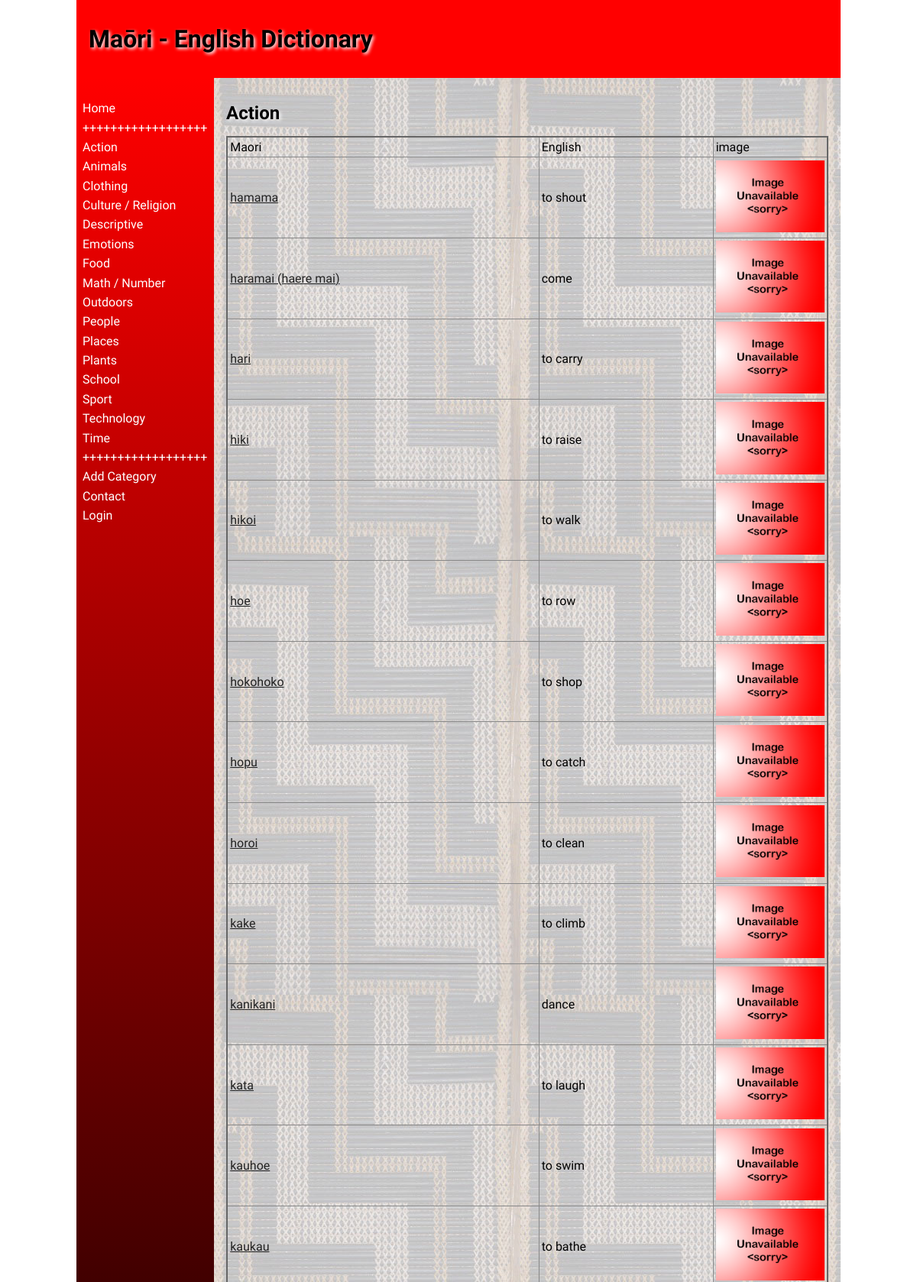
Page /category/1 (upper part) on the committed database.
### tables this page shows
CREATE TABLE "categories"
(
	id integer
		constraint Dictionary_pk
			primary key autoincrement,
	category varchar(30)
);

CREATE TABLE "Words"
(
    id          integer
        constraint Words_pk
            primary key,
    maori       varchar(30),
    english     varchar(30),
    category    varchar(30),
    definition  varchar(300),
    level       integer(10),
    image       varchar(30),
    user_id     integer
        references User,
    timestamp   datatime,
    category_id integer
        constraint Words_category_id_fk
            references categories
, username varchar(30));

### app.py (the view, shortened to what this page needs)
@app.route('/category/<category_id>', methods=['POST', 'GET'])
def category(category_id):
    con = create_connection(DATABASE)
    query = "SELECT id, category FROM categories WHERE id = ?"  # select data from database
    cur = con.cursor()
    cur.execute(query, (category_id,))
    category = cur.fetchall()
    print(category_id, category)
    query = "SELECT id, maori, english, image FROM Words WHERE category_id=? ORDER BY maori ASC"
    cur = con.cursor()
    cur.execute(query, (category_id,))  # executes the query
    words_list = cur.fetchall()  # put result into a list
    con.close()
    return render_template('category.html', categories=category_list(), words_list=words_list, category=category[0],
                           logged_in=is_logged_in(), catID=category_id, logged_in_teacher=is_logged_in_teacher())

### app.py (called while the page is built)
def create_connection(db_file):
    try:
        connection = sqlite3.connect(db_file)
        connection.execute('pragma foreign_keys=ON')
        return connection
    except Error as e:
        print(e)
    return None

def is_logged_in():
    if session.get("email") is None:  # if there is no email the user are not logged in
        print("not logged in")
        return False
    else:
        print("logged in")
        return True

def is_logged_in_teacher():
    if session.get("teacher") == "Y":  # if the user is the teacher
        print("logged in as teacher")
        return True
    else:
        print("logged in as student")
        return False

def category_list():
    con = create_connection(DATABASE) # create connection to database
    query = "SELECT id, category FROM categories ORDER BY category ASC"  # select category fom
    cur = con.cursor()
    cur.execute(query) # execute the query
    category_list = cur.fetchall()
    cur.close()
    return category_list

### templates/category.html (shortened to what this page needs)
{% extends 'base.html' %}
{% block heading %}Maōri - English Dictionary{% endblock %}
{% block main %}
    <h2>{{ category[1]}}{% if logged_in_teacher %}<a href="/deletecategory/{{ category[0]}}/{{ category[1]}}">- Delete Category</a>{% endif %}</h2>
<table class="cart-table">
    <thead>
    <tr>
        <td>Maori</td>
        <td>English</td>
        <td>image</td>
    </tr>
    </thead>
    <tbody>
    {%  for word in words_list %}
    <tr>
        <td><a href="/word/{{ word[0] }}">{{ word[1] }}</a></td>
        <td>{{ word[2] }}</td>
        <td width="150px"><img src="/static/images/{{ word[3] }}.jpg"  alt=""></td>
    </tr>
    {% endfor %}
    </tbody>
</table>
{% endblock %}

### templates/base.html (shortened to what this page needs)
<!doctype html>
<html lang="en">
<head>
	<link href="{{ url_for('static', filename='css/style.css') }}" rel="stylesheet">
</head>
<body>
	<div id="container">
		<header>
			<h1>{% block heading %}{% endblock %}</h1>
		</header>
		<nav>
			<ul>
                <li><a href="\">Home</a></li>
                <li><a>++++++++++++++++++</a></li>
                <div class="category">
                {% for category in categories %}
                <tr>
                    <li><a href="/category/{{ category[0]}}">{{ category[1]}}</a></li>
                </tr>
                {% endfor %}
                </div>
                <li><a>++++++++++++++++++</a></li>
                <li><a href="/add_category">Add Category</a></li>
                <li><a href="/contact">Contact</a></li>
                {% if logged_in %}
                    <li><a href="/logout">Log Out(Logged as {{ session.first_name }})</a></li>
				{% else %}
                    <li><a href="/login">Login</a></li>
                {% endif %}
			</ul>
		</nav>
		<main>
            {% block main%}{% endblock %}
        </main>
	</div>
</body>
</html>

### static/css/style.css (style rules this page uses)
* { font-family: Comfortaa, sans-serif; margin: 0; padding: 0; box-sizing: border-box; }
#container { display: grid; grid-template-columns: 75px auto; grid-template-areas: 'nav header' 'main main' 'footer footer'; }
header { grid-area: header; background-color: #f00; padding: 1rem; }
nav { grid-area: nav; }
main { grid-area: main; padding: 1rem; background-color: #edd; }
h1, h2, h3, h4 { padding: 1rem 0; font-family: 'Suez One', serif; color: #000; text-shadow: 2px 2px 4px #fff; }
a { color: #222; }
img { width: 100%; }
table { width: 100%; border: 2px solid #666; border-collapse: collapse; }
th, td { border: 1px solid #888; padding: 0.2rem; text-align: left; }
@media only screen and (min-width: 768px) { #container { grid-template-columns: 180px auto; grid-template-areas: 'header header' 'nav main' 'footer footer'; } }
@media only screen and (min-width: 768px) { nav { background: linear-gradient(180deg, rgba(255,0,0,1) 0%, rgba(0, 0, 0, 1) 50%, rgba(255,0,0,1) 100%); padding: 0.5rem; } }
@media only screen and (min-width: 768px) { nav ul { list-style: none; } }
@media only screen and (min-width: 768px) { nav li { padding: 0.2rem 0; } }
@media only screen and (min-width: 768px) { nav a { color: #fff; text-decoration: none; } }
@media only screen and (min-width: 768px) { main { background-image: url('/static/images/poutama.jpg'); } }
@media only screen and (min-width: 1000px) { #container { width: 1000px; margin: auto; } }

### rows in the picture
categories: category "Action"
categories: category "Animals"
categories: category "Clothing"
categories: category "Culture / Religion"
categories: category "Descriptive"
categories: category "Emotions"
categories: category "Food"
categories: category "Math / Number"
categories: category "Outdoors"
categories: category "People"
categories: category "Places"
categories: category "Plants"
categories: category "School"
categories: category "Sport"
categories: category "Technology"
categories: category "Time"
Words: maori "hamama", english "to shout", image (placeholder picture)
Words: maori "haramai (haere mai)", english "come", image (placeholder picture)
Words: maori "hari", english "to carry", image (placeholder picture)
Words: maori "hiki", english "to raise", image (placeholder picture)
Words: maori "hikoi", english "to walk", image (placeholder picture)
Words: maori "hoe", english "to row", image (placeholder picture)
Words: maori "hokohoko", english "to shop", image (placeholder picture)
Words: maori "hopu", english "to catch", image (placeholder picture)
Words: maori "horoi", english "to clean", image (placeholder picture)
Words: maori "kake", english "to climb", image (placeholder picture)
Words: maori "kanikani", english "dance", image (placeholder picture)
Words: maori "kata", english "to laugh", image (placeholder picture)
Words: maori "kauhoe", english "to swim", image (placeholder picture)
Words: maori "kaukau", english "to bathe", image (placeholder picture)
